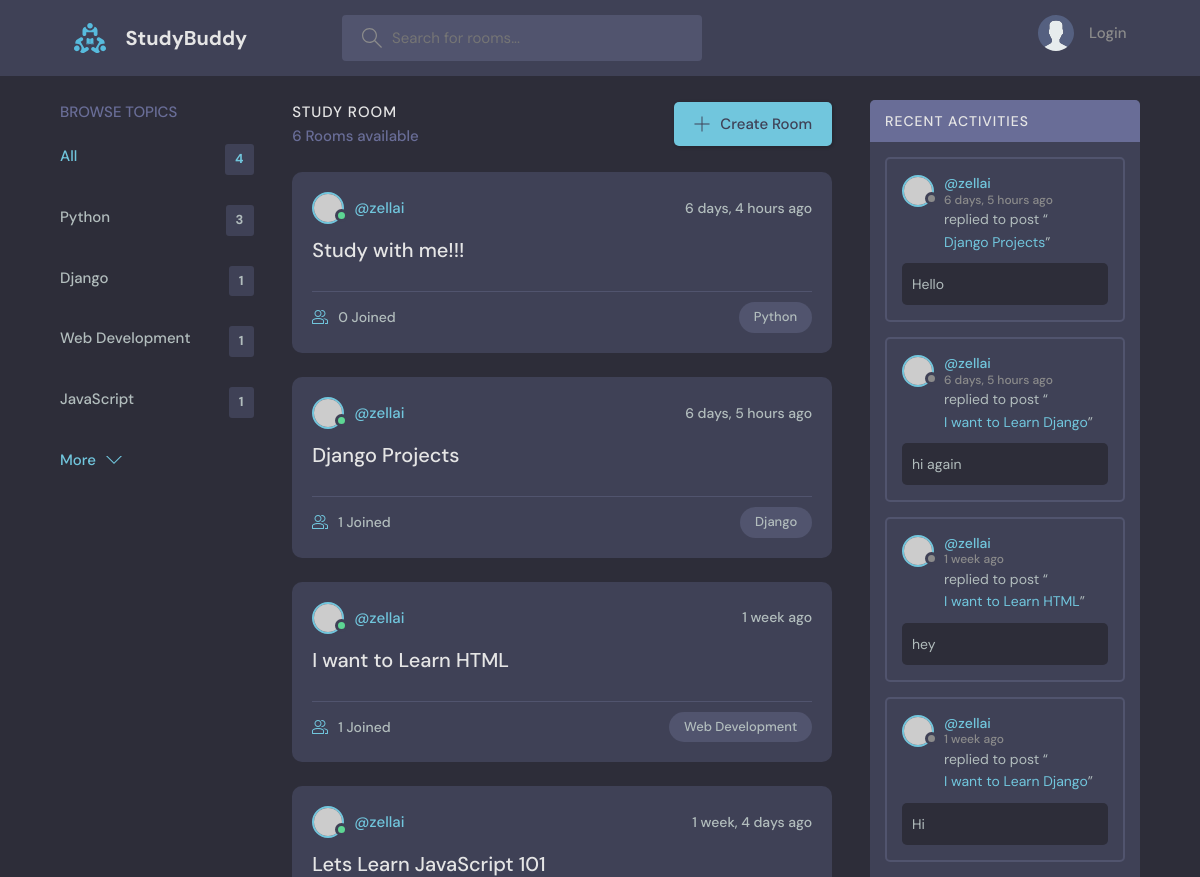
The app's page / (upper part), older data.
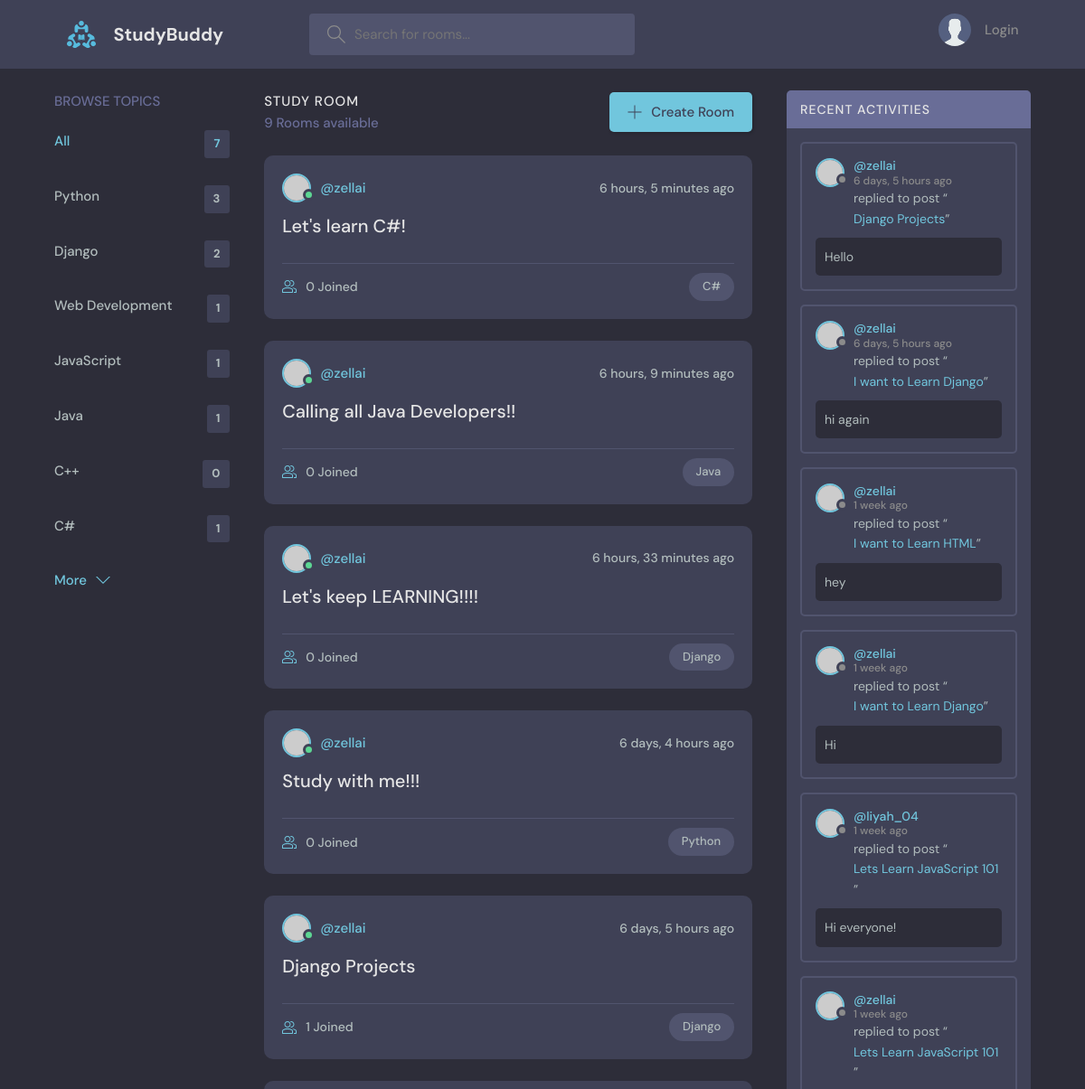
The same page, newer data.
### base/models.py (models this page shows, shortened)
class Topic(models.Model):
    name = models.CharField(max_length=200)

class Room(models.Model):
    host = models.ForeignKey(User, on_delete=models.SET_NULL, null=True)
    topic = models.ForeignKey(Topic, on_delete=models.SET_NULL, null=True)
    name = models.CharField(max_length=200)
    description = models.TextField(null=True, blank=True)
    participants = models.ManyToManyField(User, related_name='participants', blank=True)
    updated = models.DateTimeField(auto_now=True)
    created = models.DateTimeField(auto_now_add=True)
    class Meta:
        ordering = ['-updated', '-created']
    def __str__(self):
        return self.name

class Message(models.Model):
    user = models.ForeignKey(User, on_delete=models.CASCADE)
    room = models.ForeignKey(Room, on_delete=models.CASCADE)
    body = models.TextField()
    updated = models.DateTimeField(auto_now=True)
    created = models.DateTimeField(auto_now_add=True)
    class Meta:
        ordering = ['-updated', '-created']

### base/views.py (the view)
# urls.py: path('', views.home, name="home"),
def home(request):
    q = request.GET.get('q') if request.GET.get('q') != None else ''
    rooms = Room.objects.filter(
        Q(topic__name__icontains=q) |
        Q(name__icontains=q) |
        Q(description__icontains=q)
    )
    topics = Topic.objects.all()
    room_count = rooms.count()
    room_messages = Message.objects.filter(Q(room__topic__name__icontains=q))
    context = {
        'rooms': rooms,
        'topics': topics,
        'room_count':room_count,
        'room_messages':room_messages
        }
    return render(request, 'base/home.html', context)

### base/templates/base/home.html (shortened to what this page needs)
{% extends 'main.html' %}
{% block content %}
  <main class="layout layout--3">
      <div class="container">
        {% include 'base/topics_component.html' %}
        <div class="roomList">
          <div class="roomList__header">
            <div>
              <h2>Study Room</h2>
              <p>{{room_count}} Rooms available</p>
            </div>
            <a class="btn btn--main" href="{% url 'create-room' %}">
              <svg version="1.1" xmlns="http://www.w3.org/2000/svg" width="32" height="32" viewBox="0 0 32 32">
                <title>add</title>
                <path
                  d="M16.943 0.943h-1.885v14.115h-14.115v1.885h14.115v14.115h1.885v-14.115h14.115v-1.885h-14.115v-14.115z"
                ></path>
              </svg>
              Create Room
            </a>
          </div>
          {% include 'base/feed_component.html' %}
        </div>
        {% include 'base/activity_component.html' %}
      </div>
    </main>
{% endblock %}

### base/templates/base/topics_component.html
<div class="topics">
    <div class="topics__header">
      <h2>Browse Topics</h2>
    </div>
    <ul class="topics__list">
      <li>
        <a href="{% url 'home' %}" class="active">All <span>{{topics.count}}</span></a>
      </li>
      {% for topic in topics %}
      <li>
        <a href="{% url 'home' %}?q={{topic.name}}">{{topic.name}}<span>{{topic.room_set.all.count}}</span></a>
      </li>
      {% endfor %}
    </ul>
    <a class="btn btn--link" href="topics.html">
      More
      <svg version="1.1" xmlns="http://www.w3.org/2000/svg" width="32" height="32" viewBox="0 0 32 32">
        <title>chevron-down</title>
        <path d="M16 21l-13-13h-3l16 16 16-16h-3l-13 13z"></path>
      </svg>
    </a>
</div>

### base/templates/base/feed_component.html (shortened to what this page needs)
{% for room in rooms %}
<div class="roomListRoom">
    <div class="roomListRoom__header">
      <a href="{% url 'user-profile' room.host.id %}" class="roomListRoom__author">
        <div class="avatar avatar--small active">
          <img src="https://randomuser.me/api/portraits/men/11.jpg" />
        </div>
        <span>@{{room.host.username}}</span>
      </a>
      <div class="roomListRoom__actions">
        <span>{{room.created|timesince}} ago</span>
      </div>
    </div>
    <div class="roomListRoom__content">
      <a href="{% url 'room' room.id %}">{{room.name}}</a>
    </div>
    <div class="roomListRoom__meta">
      <a href="{% url 'room' room.id %}" class="roomListRoom__joined">
        {{room.participants.all.count}} Joined
      </a>
      <p class="roomListRoom__topic">{{room.topic.name}}</p>
    </div>
  </div>
  {% endfor %}

### base/templates/base/activity_component.html (shortened to what this page needs)
<div class="activities">
    <div class="activities__header">
      <h2>Recent Activities</h2>
    </div>
    {% for message in room_messages %}
    <div class="activities__box">
      <div class="activities__boxHeader roomListRoom__header">
        <a href="{% url 'user-profile' message.user.id %}" class="roomListRoom__author">
          <div class="avatar avatar--small">
            <img src="https://randomuser.me/api/portraits/women/11.jpg" />
          </div>
          <p>
            @{{message.user}}
            <span>{{message.created|timesince}} ago</span>
          </p>
        </a>
      </div>
      <div class="activities__boxContent">
        <p>replied to post “<a href="{% url 'room' message.room.id %}">{{message.room}}</a>”</p>
        <div class="activities__boxRoomContent">
            {{message.body}}
        </div>
      </div>
    </div>
    {% endfor %}
  </div>

Row changes from the older to the newer data that the page shows:
no longer on this page (row unchanged): Room: host.username "zellai", created "1 week", name "I want to Learn HTML", participants.all.count "1", topic.name "Web Development"
no longer on this page (row unchanged): Room: host.username "zellai", created "1 week, 4 days", name "Lets Learn JavaScript 101"
computed for Topic "Django": room_set.all.count "1" → "2"
added Topic: name "Java", room_set.all.count "1"
added Topic: name "C++", room_set.all.count "0"
added Topic: name "C#", room_set.all.count "1"
added Room: host.username "zellai", created "6 hours, 5 minutes", name "Let's learn C#!", participants.all.count "0", topic.name "C#"
added Room: host.username "zellai", created "6 hours, 9 minutes", name "Calling all Java Developers!!", participants.all.count "0", topic.name "Java"
added Room: host.username "zellai", created "6 hours, 33 minutes", name "Let's keep LEARNING!!!!", participants.all.count "0", topic.name "Django"
now on this page (row unchanged): Message: user "liyah_04", created "1 week", room "Lets Learn JavaScript 101", body "Hi everyone!"
now on this page (row unchanged): Message: user "zellai", created "1 week", room "Lets Learn JavaScript 101"
Text that changed along with them:
{{ topics.count }}: "4" → "7"
{{ room_count }}: "6" → "9"
